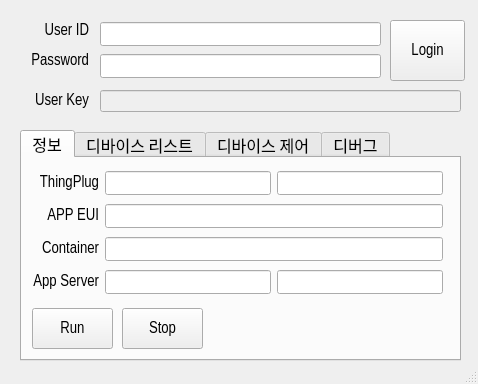
<?xml version="1.0" encoding="UTF-8"?>
<ui version="4.0">
 <class>mainWindow</class>
 <widget class="QMainWindow" name="mainWindow">
  <property name="windowModality">
   <enum>Qt::NonModal</enum>
  </property>
  <property name="geometry">
   <rect>
    <x>0</x>
    <y>0</y>
    <width>478</width>
    <height>384</height>
   </rect>
  </property>
  <property name="sizePolicy">
   <sizepolicy hsizetype="Minimum" vsizetype="Minimum">
    <horstretch>0</horstretch>
    <verstretch>0</verstretch>
   </sizepolicy>
  </property>
  <property name="font">
   <font>
    <family>Arial Narrow</family>
    <pointsize>12</pointsize>
   </font>
  </property>
  <property name="windowTitle">
   <string>ThingPlug Application</string>
  </property>
  <widget class="QWidget" name="centralwidget">
   <property name="sizePolicy">
    <sizepolicy hsizetype="Preferred" vsizetype="Minimum">
     <horstretch>0</horstretch>
     <verstretch>0</verstretch>
    </sizepolicy>
   </property>
   <widget class="QWidget" name="verticalLayoutWidget">
    <property name="geometry">
     <rect>
      <x>100</x>
      <y>20</y>
      <width>281</width>
      <height>60</height>
     </rect>
    </property>
    <layout class="QVBoxLayout" name="verticalLayout">
     <item>
      <widget class="QLineEdit" name="text_id">
       <property name="text">
        <string/>
       </property>
      </widget>
     </item>
     <item>
      <widget class="QLineEdit" name="text_pwd">
       <property name="autoFillBackground">
        <bool>false</bool>
       </property>
       <property name="inputMethodHints">
        <set>Qt::ImhHiddenText|Qt::ImhNoAutoUppercase|Qt::ImhNoPredictiveText|Qt::ImhSensitiveData</set>
       </property>
       <property name="text">
        <string/>
       </property>
       <property name="echoMode">
        <enum>QLineEdit::Password</enum>
       </property>
      </widget>
     </item>
    </layout>
   </widget>
   <widget class="QPushButton" name="button_login">
    <property name="geometry">
     <rect>
      <x>390</x>
      <y>20</y>
      <width>75</width>
      <height>61</height>
     </rect>
    </property>
    <property name="text">
     <string>Login</string>
    </property>
   </widget>
   <widget class="QTabWidget" name="tabWidget">
    <property name="geometry">
     <rect>
      <x>20</x>
      <y>130</y>
      <width>441</width>
      <height>231</height>
     </rect>
    </property>
    <property name="currentIndex">
     <number>0</number>
    </property>
    <widget class="QWidget" name="Tab_info">
     <attribute name="title">
      <string>정보</string>
     </attribute>
     <widget class="QWidget" name="gridLayoutWidget_2">
      <property name="geometry">
       <rect>
        <x>10</x>
        <y>10</y>
        <width>411</width>
        <height>131</height>
       </rect>
      </property>
      <layout class="QGridLayout" name="gridLayout_2">
       <item row="0" column="0">
        <widget class="QLabel" name="label">
         <property name="text">
          <string>ThingPlug</string>
         </property>
         <property name="alignment">
          <set>Qt::AlignRight|Qt::AlignTrailing|Qt::AlignVCenter</set>
         </property>
        </widget>
       </item>
       <item row="1" column="0">
        <widget class="QLabel" name="label_3">
         <property name="text">
          <string>APP EUI</string>
         </property>
         <property name="alignment">
          <set>Qt::AlignRight|Qt::AlignTrailing|Qt::AlignVCenter</set>
         </property>
        </widget>
       </item>
       <item row="2" column="1">
        <widget class="QLineEdit" name="text_container">
         <property name="inputMethodHints">
          <set>Qt::ImhNone</set>
         </property>
         <property name="text">
          <string/>
         </property>
        </widget>
       </item>
       <item row="2" column="0">
        <widget class="QLabel" name="label_8">
         <property name="text">
          <string>Container</string>
         </property>
         <property name="alignment">
          <set>Qt::AlignRight|Qt::AlignTrailing|Qt::AlignVCenter</set>
         </property>
        </widget>
       </item>
       <item row="1" column="1">
        <widget class="QLineEdit" name="text_app_eui">
         <property name="inputMethodHints">
          <set>Qt::ImhNone</set>
         </property>
         <property name="text">
          <string/>
         </property>
        </widget>
       </item>
       <item row="3" column="0">
        <widget class="QLabel" name="label_9">
         <property name="text">
          <string>App Server</string>
         </property>
         <property name="alignment">
          <set>Qt::AlignRight|Qt::AlignTrailing|Qt::AlignVCenter</set>
         </property>
        </widget>
       </item>
       <item row="3" column="1">
        <layout class="QHBoxLayout" name="horizontalLayout_2">
         <item>
          <widget class="QLineEdit" name="text_dest_ip">
           <property name="inputMethodHints">
            <set>Qt::ImhNone</set>
           </property>
           <property name="text">
            <string/>
           </property>
          </widget>
         </item>
         <item>
          <widget class="QLineEdit" name="text_dest_port">
           <property name="inputMethodHints">
            <set>Qt::ImhNone</set>
           </property>
           <property name="text">
            <string/>
           </property>
          </widget>
         </item>
        </layout>
       </item>
       <item row="0" column="1">
        <layout class="QHBoxLayout" name="horizontalLayout_3">
         <item>
          <widget class="QLineEdit" name="text_tp_url">
           <property name="inputMethodHints">
            <set>Qt::ImhNone</set>
           </property>
           <property name="text">
            <string/>
           </property>
          </widget>
         </item>
         <item>
          <widget class="QLineEdit" name="text_tp_port">
           <property name="inputMethodHints">
            <set>Qt::ImhNone</set>
           </property>
           <property name="text">
            <string/>
           </property>
          </widget>
         </item>
        </layout>
       </item>
      </layout>
     </widget>
     <widget class="QPushButton" name="button_run">
      <property name="geometry">
       <rect>
        <x>10</x>
        <y>150</y>
        <width>81</width>
        <height>41</height>
       </rect>
      </property>
      <property name="text">
       <string>Run</string>
      </property>
      <property name="autoDefault">
       <bool>false</bool>
      </property>
      <property name="default">
       <bool>false</bool>
      </property>
      <property name="flat">
       <bool>false</bool>
      </property>
     </widget>
     <widget class="QPushButton" name="button_stop">
      <property name="geometry">
       <rect>
        <x>100</x>
        <y>150</y>
        <width>81</width>
        <height>41</height>
       </rect>
      </property>
      <property name="text">
       <string>Stop</string>
      </property>
      <property name="autoDefault">
       <bool>false</bool>
      </property>
      <property name="default">
       <bool>false</bool>
      </property>
      <property name="flat">
       <bool>false</bool>
      </property>
     </widget>
    </widget>
    <widget class="QWidget" name="Tab_devlist">
     <attribute name="title">
      <string>디바이스 리스트</string>
     </attribute>
     <widget class="QWidget" name="gridLayoutWidget_4">
      <property name="geometry">
       <rect>
        <x>10</x>
        <y>10</y>
        <width>411</width>
        <height>181</height>
       </rect>
      </property>
      <layout class="QGridLayout" name="gridLayout_4">
       <item row="0" column="0">
        <widget class="QListView" name="obj_dev_list">
         <property name="editTriggers">
          <set>QAbstractItemView::NoEditTriggers</set>
         </property>
         <property name="tabKeyNavigation">
          <bool>true</bool>
         </property>
         <property name="dragEnabled">
          <bool>false</bool>
         </property>
        </widget>
       </item>
      </layout>
     </widget>
    </widget>
    <widget class="QWidget" name="Tab_devControl">
     <attribute name="title">
      <string>디바이스 제어</string>
     </attribute>
     <widget class="QWidget" name="gridLayoutWidget_5">
      <property name="geometry">
       <rect>
        <x>20</x>
        <y>20</y>
        <width>401</width>
        <height>161</height>
       </rect>
      </property>
      <layout class="QGridLayout" name="gridLayout_5">
       <item row="1" column="1">
        <widget class="QComboBox" name="combo_mgmtCmd"/>
       </item>
       <item row="0" column="1">
        <widget class="QComboBox" name="combo_dev_id"/>
       </item>
       <item row="2" column="1">
        <widget class="QLineEdit" name="text_mgmtCmd_msg">
         <property name="inputMethodHints">
          <set>Qt::ImhNone</set>
         </property>
         <property name="text">
          <string/>
         </property>
        </widget>
       </item>
       <item row="0" column="0">
        <widget class="QLabel" name="label_2">
         <property name="text">
          <string>Device</string>
         </property>
         <property name="alignment">
          <set>Qt::AlignRight|Qt::AlignTrailing|Qt::AlignVCenter</set>
         </property>
        </widget>
       </item>
       <item row="1" column="0">
        <widget class="QLabel" name="label_5">
         <property name="text">
          <string>Cmd</string>
         </property>
         <property name="alignment">
          <set>Qt::AlignRight|Qt::AlignTrailing|Qt::AlignVCenter</set>
         </property>
        </widget>
       </item>
       <item row="2" column="0">
        <widget class="QLabel" name="label_6">
         <property name="text">
          <string>data</string>
         </property>
         <property name="alignment">
          <set>Qt::AlignRight|Qt::AlignTrailing|Qt::AlignVCenter</set>
         </property>
        </widget>
       </item>
       <item row="3" column="1">
        <layout class="QHBoxLayout" name="horizontalLayout">
         <item>
          <widget class="QLabel" name="label_7">
           <property name="layoutDirection">
            <enum>Qt::LeftToRight</enum>
           </property>
           <property name="frameShape">
            <enum>QFrame::NoFrame</enum>
           </property>
           <property name="text">
            <string/>
           </property>
           <property name="alignment">
            <set>Qt::AlignCenter</set>
           </property>
          </widget>
         </item>
        </layout>
       </item>
       <item row="4" column="1">
        <widget class="QPushButton" name="button_mgmtCmd_run">
         <property name="text">
          <string>디바이스 제어하기</string>
         </property>
         <property name="autoDefault">
          <bool>false</bool>
         </property>
         <property name="default">
          <bool>false</bool>
         </property>
         <property name="flat">
          <bool>false</bool>
         </property>
        </widget>
       </item>
      </layout>
     </widget>
    </widget>
    <widget class="QWidget" name="Tab_debug">
     <attribute name="title">
      <string>디버그</string>
     </attribute>
     <widget class="QWidget" name="gridLayoutWidget_3">
      <property name="geometry">
       <rect>
        <x>10</x>
        <y>10</y>
        <width>411</width>
        <height>171</height>
       </rect>
      </property>
      <layout class="QGridLayout" name="gridLayout_3">
       <item row="0" column="0">
        <widget class="QTextEdit" name="text_debug">
         <property name="font">
          <font>
           <pointsize>8</pointsize>
          </font>
         </property>
         <property name="readOnly">
          <bool>true</bool>
         </property>
        </widget>
       </item>
      </layout>
     </widget>
    </widget>
   </widget>
   <widget class="QLabel" name="label_4">
    <property name="geometry">
     <rect>
      <x>20</x>
      <y>20</y>
      <width>69</width>
      <height>22</height>
     </rect>
    </property>
    <property name="text">
     <string>User ID</string>
    </property>
    <property name="alignment">
     <set>Qt::AlignRight|Qt::AlignTrailing|Qt::AlignVCenter</set>
    </property>
   </widget>
   <widget class="QLabel" name="label_10">
    <property name="geometry">
     <rect>
      <x>20</x>
      <y>50</y>
      <width>69</width>
      <height>22</height>
     </rect>
    </property>
    <property name="text">
     <string>Password</string>
    </property>
    <property name="alignment">
     <set>Qt::AlignRight|Qt::AlignTrailing|Qt::AlignVCenter</set>
    </property>
   </widget>
   <widget class="QLabel" name="label_11">
    <property name="geometry">
     <rect>
      <x>20</x>
      <y>90</y>
      <width>69</width>
      <height>22</height>
     </rect>
    </property>
    <property name="text">
     <string>User Key</string>
    </property>
    <property name="alignment">
     <set>Qt::AlignRight|Qt::AlignTrailing|Qt::AlignVCenter</set>
    </property>
   </widget>
   <widget class="QLineEdit" name="text_ukey">
    <property name="enabled">
     <bool>false</bool>
    </property>
    <property name="geometry">
     <rect>
      <x>100</x>
      <y>90</y>
      <width>361</width>
      <height>22</height>
     </rect>
    </property>
    <property name="font">
     <font>
      <pointsize>9</pointsize>
     </font>
    </property>
    <property name="contextMenuPolicy">
     <enum>Qt::DefaultContextMenu</enum>
    </property>
    <property name="dragEnabled">
     <bool>false</bool>
    </property>
    <property name="readOnly">
     <bool>true</bool>
    </property>
   </widget>
  </widget>
  <widget class="QStatusBar" name="statusbar"/>
 </widget>
 <resources/>
 <connections/>
</ui>
